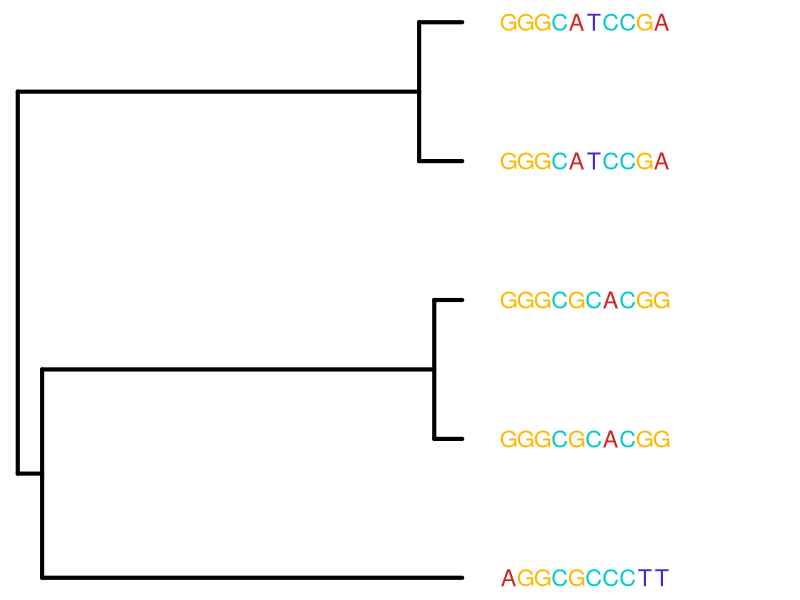
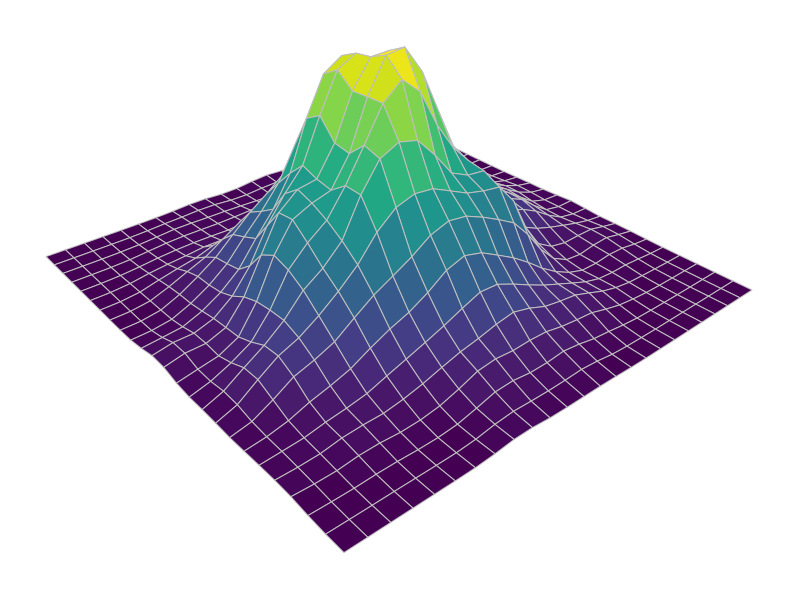

The R script that drew these images, in order:
# phylogeny and sequences ----

library(ape)
library(phangorn)

set.seed(2)
tre <- rphylo(5, 1, 0.9)

set.seed(123)
rootS <- sample(c('a', 'c', 'g', 't'), 10, replace = TRUE)
Q <- matrix(c(0.0, 0.2, 1.0, 0.2,
              0.2, 0.0, 0.0, 1.0, 
              1.0, 0.2, 0.2, 0.2, 
              0.2, 1.0, 0.2, 0.0), 
            byrow = TRUE, nrow = 4)
diag(Q) <- - rowSums(Q)
set.seed(123)
sdat <- simSeq(tre, l = length(rootS), rootseq = rootS, type = 'DNA', rate = 0.1, Q = Q)
s <- toupper(as.character(sdat))

pdf('phylogenetics/fig_phyloSeq1.pdf', width = 5, height = 4)

layout(matrix(1:2, nrow = 1), widths = c(1.5, 1))
par(mar = rep(0, 4))

plot(tre, show.tip.label = FALSE, edge.width = 4)
yy <- get("last_plot.phylo", envir = .PlotPhyloEnv)$yy[1:nrow(s)]
cols <- hsv(c(0, 0.5, 0.12, 0.7), c(0.8, 1, 1, 0.8), c(0.8, 0.8, 1, 0.8))
names(cols) <- c('A', 'C', 'G', 'T')

plot(1:nrow(s), type = 'n', axes = FALSE)
for(i in 1:nrow(s)) {
    for(j in 1:ncol(s)) {
        text(1 + strwidth('M', cex = 1.2) * j, yy[i], labels = s[i, j], 
             adj = c(0.5, 0.5), col = cols[s[i, j]], cex = 1.4)
    }
}

dev.off()



# likelihood maximization ----

library(MASS)
library(viridis)
x <- rnorm(1000)
y <- rnorm(length(x))
z <- kde2d(x, y)$z

colz <- viridis(100)
zFacetCenter <- (z[-1, -1] + z[-1, -ncol(z)] + z[-nrow(z), -1] + z[-nrow(z), -ncol(z)])/4
zFacetRange<-cut(zFacetCenter, length(colz))

pdf('phylogenetics/fig_lik_surface.pdf', width = 4, height = 4)
par(mar = rep(0, 4))
persp(z, 
      theta = -40, phi = 30, expand = 3, scale = FALSE,
      shade = NA, col = colz[zFacetRange], border = 'grey',
      zlim = c(0.01, 0.06), box=FALSE)
dev.off()
